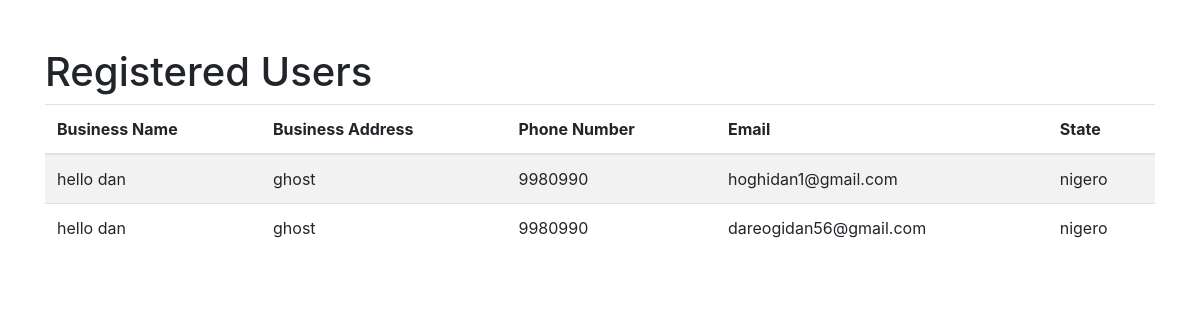
/users, run on an earlier commit of the app's database.
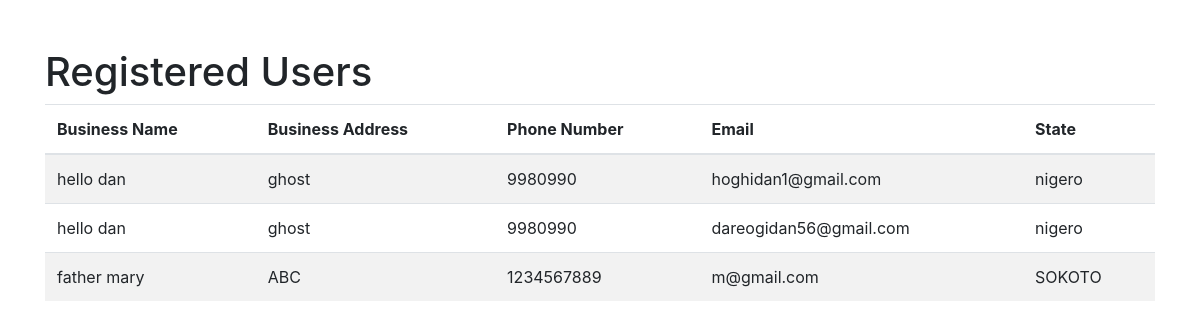
And on a later commit of the database.
### app.py (models this page shows)
class User(db.Model):
    id = db.Column(db.Integer, primary_key=True)
    business_name = db.Column(db.String(150), nullable=False)
    business_address = db.Column(db.String(150), nullable=False)
    phone_number = db.Column(db.String(15), nullable=False)
    email = db.Column(db.String(100), unique=True, nullable=False)
    state = db.Column(db.String(50), nullable=False)
    password = db.Column(db.String(200), nullable=False)

### app.py (the view)
@app.route('/users')
def show_users():
    users = User.query.all()
    return render_template('users.html', users=users)

### templates/users.html (shortened to what this page needs)
<!DOCTYPE html>
<html lang="en">
<head>
    <link href="https://stackpath.bootstrapcdn.com/bootstrap/4.5.2/css/bootstrap.min.css" rel="stylesheet">
</head>
<body>
    <div class="container mt-5">
        <h1>Registered Users</h1>
        <table class="table table-striped">
            <thead>
                <tr>
                    <th>Business Name</th>
                    <th>Business Address</th>
                    <th>Phone Number</th>
                    <th>Email</th>
                    <th>State</th>
                </tr>
            </thead>
            <tbody>
                {% for user in users %}
                <tr>
                    <td>{{ user.business_name }}</td>
                    <td>{{ user.business_address }}</td>
                    <td>{{ user.phone_number }}</td>
                    <td>{{ user.email }}</td>
                    <td>{{ user.state }}</td>
                </tr>
                {% endfor %}
            </tbody>
        </table>
    </div>
</body>
</html>

What changed in the data, as far as the page shows it:
added User: business_name "father mary", business_address "ABC", phone_number "1234567889", email "m@gmail.com", state "SOKOTO"
